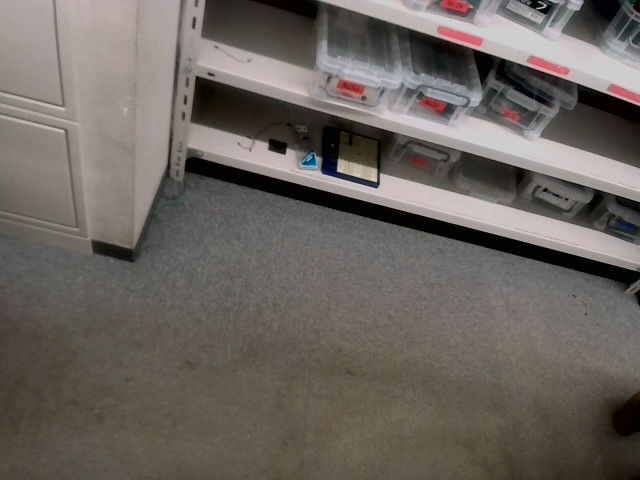
#> input picture image/2025/image_20251022_14-21-21.png, 640 x 480 px, found by its file name
$ python hukuro5_1.py
#> lines starting #> are read from the running program, lines starting #| are printed output that depends on the picture; after the words box and inside, x2 and y2 are one past the last pixel; in counts of white or black regions, pixels touching at a corner belong together
import cv2
import os

# 背景画像のファイルパス
background_image_path = "image/image_20251022_14-21-21.png"

# 1. 背景画像をファイルから読み込む
if not os.path.exists(background_image_path):
    print(f"エラー: 背景画像ファイルが見つかりません: {background_image_path}")
    # 処理を停止するか、代替手段を設ける
    exit()

# 画像を読み込む（カラーで読み込む）
background_frame = cv2.imread(background_image_path)
#> background_frame is the input picture: shape (480, 640, 3); mean B, G, R 95.3, 101, 107.2

if background_frame is None:
    print(f"エラー: 画像ファイルの読み込みに失敗しました: {background_image_path}")
    exit()

# 背景をグレイスケールに変換
background_gray = cv2.cvtColor(background_frame, cv2.COLOR_BGR2GRAY)
# 背景をぼかしてノイズを減らす
background_gray = cv2.GaussianBlur(background_gray, (21, 21), 0)
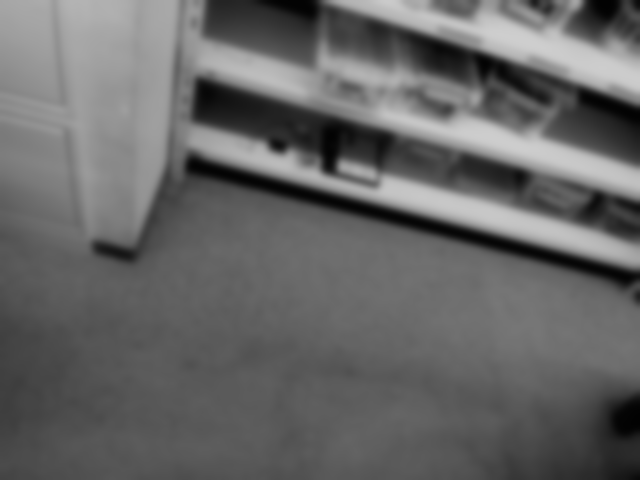
#> background_gray: shape (480, 640); min 2, max 206, mean 102.1
print(f"背景画像 '{background_image_path}' を読み込み、検出を開始します。")

# 2. カメラの初期化（ライブ映像用）
cap = cv2.VideoCapture(0)

# 背景画像とカメラのフレームサイズが異なる場合の対策（オプション）
# カメラからのフレームサイズを取得
ret, frame_temp = cap.read()
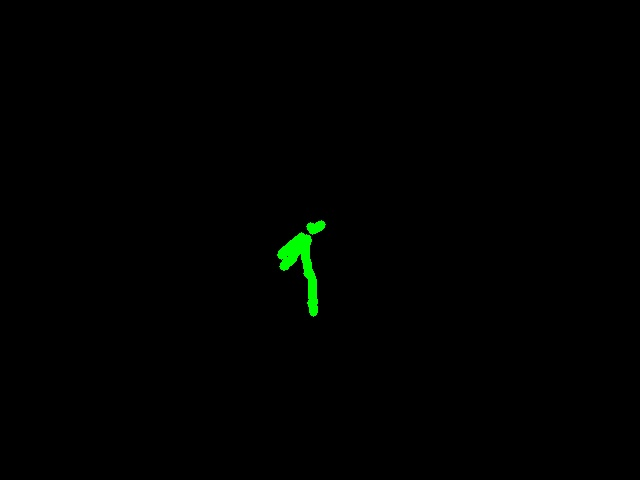
#> input picture image/2024/contimg.jpg, 640 x 480 px, given in place of the camera
#> frame_temp is the input picture: shape (480, 640, 3); mean B, G, R 0.1, 1.2, 0.1
if ret:
    h_cap, w_cap = frame_temp.shape[:2]
#> h_cap = 480; w_cap = 640
    h_bg, w_bg = background_gray.shape[:2]
#> h_bg = 480; w_bg = 640

    # サイズが異なる場合は、背景画像をリサイズしてカメラのフレームサイズに合わせる
    if h_cap != h_bg or w_cap != w_bg:
        print(f"警告: 背景画像 ({w_bg}x{h_bg}) とカメラフレーム ({w_cap}x{h_cap}) のサイズが異なります。背景画像をリサイズします。")
        background_gray = cv2.resize(background_gray, (w_cap, h_cap), interpolation=cv2.INTER_AREA)
else:
    print("エラー: カメラからの最初のフレーム読み込みに失敗しました。")
    cap.release()
    exit()
# この後のループでは frame_temp は不要なので破棄。

# 3. 検出ループ
while True:
    ret, frame = cap.read()
    if not ret:
        print("カメラからフレームを読み込めませんでした。")
        break

    # 現在のフレームを処理
    gray = cv2.cvtColor(frame, cv2.COLOR_BGR2GRAY)
    gray = cv2.GaussianBlur(gray, (21, 21), 0)

    # 1. 背景差分 (現在のフレーム - 背景フレーム)
    frame_delta = cv2.absdiff(background_gray, gray)

    # 2. 閾値処理 (変化があった部分を白にする)
    # (threshの値は照明に応じて調整)
    thresh = cv2.threshold(frame_delta, 25, 255, cv2.THRESH_BINARY)[1]
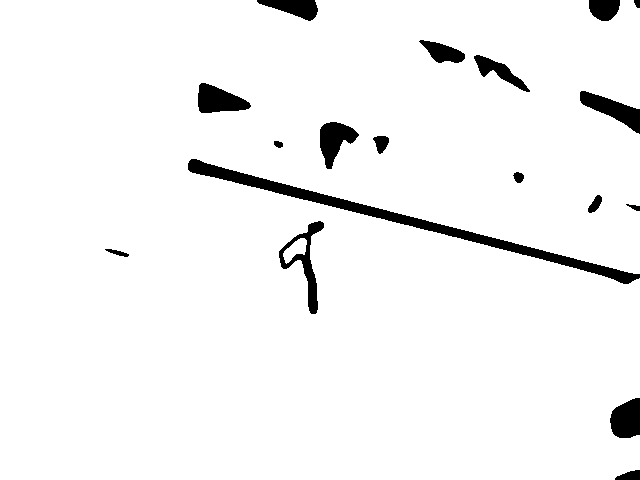
#> thresh: shape (480, 640); 95.8% white; 18 black regions, largest, box (x1, y1, x2, y2) and area: (188, 159, 640, 284) 4502, (279, 221, 324, 314) 1071, (580, 91, 640, 134) 1062

    # 穴埋めとノイズ除去
    thresh = cv2.dilate(thresh, None, iterations=2)
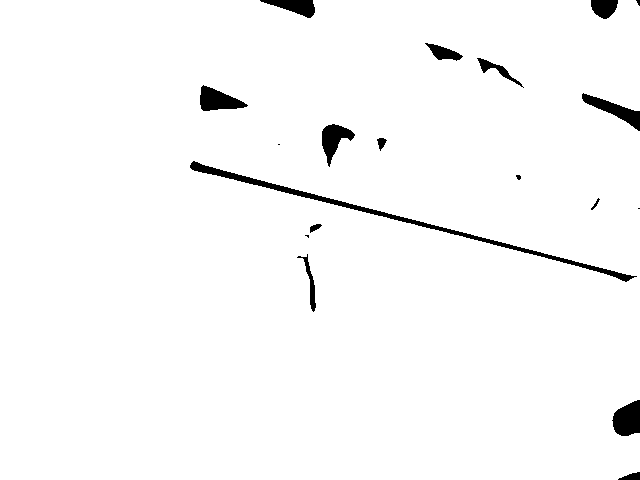
#> thresh: shape (480, 640); 97.7% white; 19 black regions (5 under 20 px)

    # 3. 輪郭検出
    contours, _ = cv2.findContours(thresh, cv2.RETR_EXTERNAL, cv2.CHAIN_APPROX_SIMPLE)
#> contours = 1 contour; box (x1, y1, x2, y2) and area: (0, 0, 640, 480) 303468

    detected = False
    for contour in contours:
        area = cv2.contourArea(contour)

        # 4. 面積のしきい値でフィルタリング
        if area > 1500: # 変化した領域が一定以上であれば検出とする
            (x, y, w, h) = cv2.boundingRect(contour)
            cv2.rectangle(frame, (x, y), (x + w, y + h), (0, 255, 0), 2)
            cv2.putText(frame, "Plastic Bag Detected", (10, 30),
                        cv2.FONT_HERSHEY_SIMPLEX, 1, (0, 255, 0), 2)
            detected = True
            break
#> this loop made 1 pass
#> (area, x, y, w, h, detected) on pass 1: (303468.5, 0, 0, 640, 480, True)
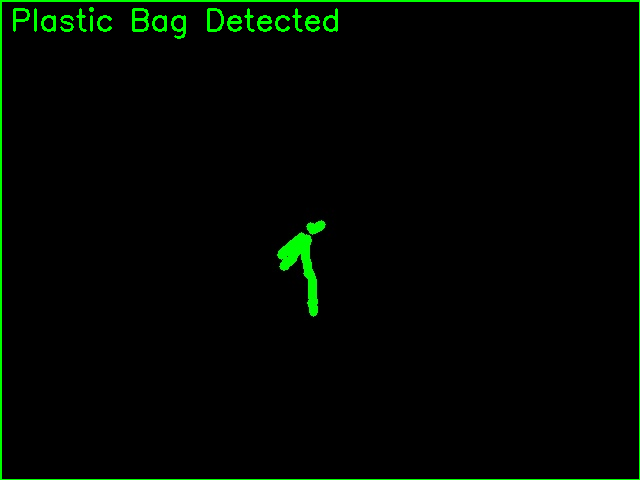
#> frame: shape (480, 640, 3); 1.87% of pixels changed, all inside (x1, y1, x2, y2) = (0, 0, 640, 480)

    if not detected:
        cv2.putText(frame, "No Plastic Bag", (10, 30),
                    cv2.FONT_HERSHEY_SIMPLEX, 1, (0, 0, 255), 2)

    cv2.imshow("Detection", frame)
    cv2.imshow("Threshold", thresh) # 検出に使われている変化の画像

    if cv2.waitKey(1) & 0xFF == ord('q'):
#> (key q is pressed here)
        break

cap.release()
cv2.destroyAllWindows()
